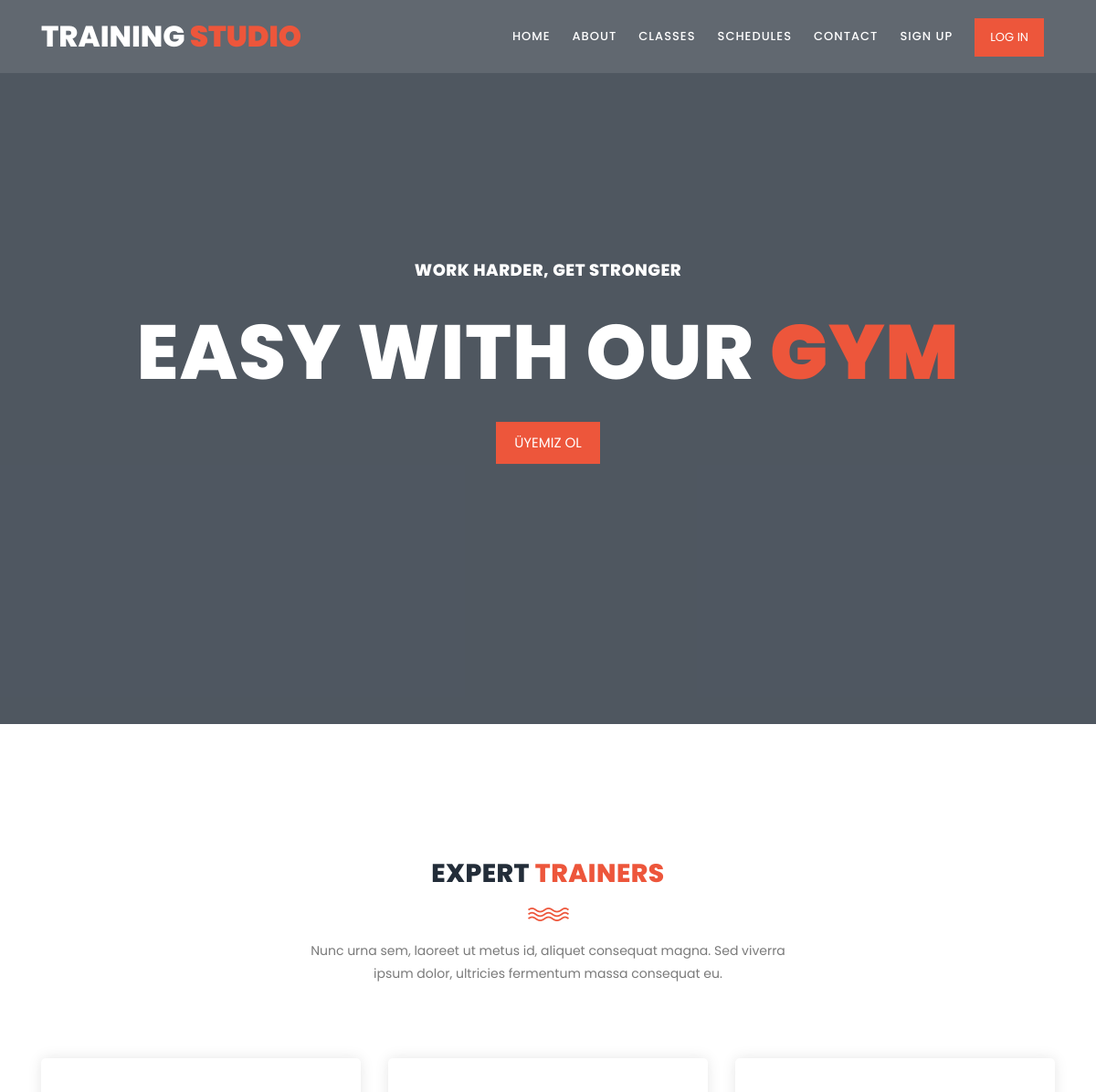
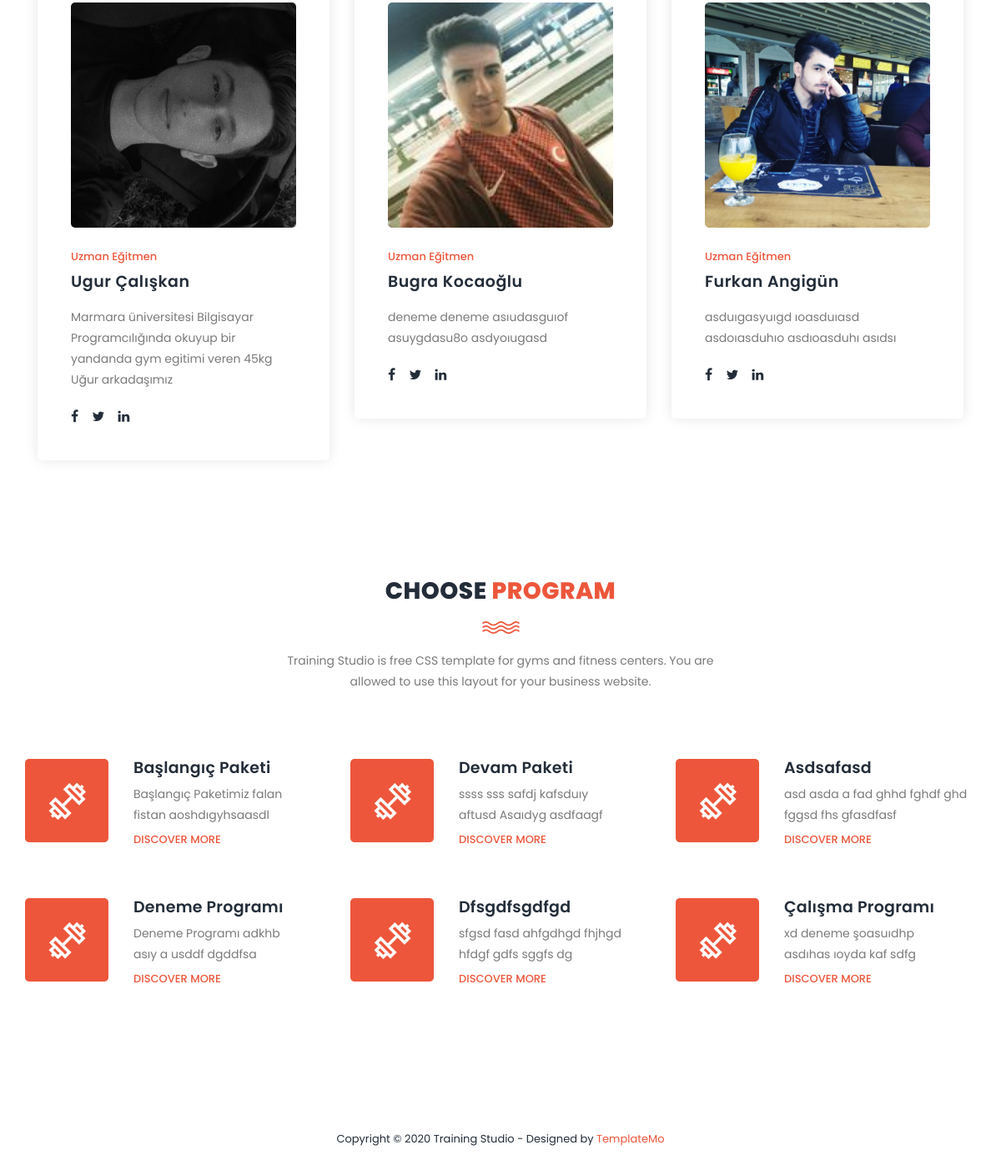
The page /about/ on the database its author committed (2 pictures, top to bottom).
### movie/models.py (models this page shows, shortened)
class Trainer(models.Model):
    Trainer_id = models.IntegerField(primary_key = True)
    Trainer_name = models.CharField(max_length=100)
    Trainer_lastname = models.CharField(max_length=350)
    Trainer_img = models.ImageField(upload_to='movie/static/images')
    Trainer_desc = models.CharField(max_length=160)
    Person_email = models.ForeignKey(Person,on_delete=models.CASCADE, null = True)
    Trainer_fb = models.URLField(null=True, blank=True)
    Trainer_tw = models.URLField(null=True, blank=True)
    Trainer_ln = models.URLField(null=True, blank=True)
    Trainer_type = models.CharField(max_length=20)

class Program(models.Model):
    Program_id = models.IntegerField(primary_key = True)
    Program_title = models.CharField(max_length=100)
    Program_description = models.CharField(max_length=50)
    Program_about = models.CharField(max_length=5000)
    Program_img = models.ImageField(upload_to='movie/static/images')
    Trainer_id = models.ForeignKey(Trainer,on_delete=models.CASCADE, null = True)

### movie/views.py (the view)
# urls.py: path('about/', movieViews.about, name='about'),
def about(request):
    Trainers = Trainer.objects.all()
    searchTerm = request.GET.get('searchMovie')
    Programs = Program.objects.all()
    return render(request, 'about.html', {"name":"about", 'Programs':Programs, 'Trainers':Trainers})

### movie/templates/about.html
{% extends 'base.html' %}
{% block content %}
{% load static %}
<section class="section" id="features">
    <div class="container">
        <div class="row">
            <div class="col-lg-6 offset-lg-3">
                <div class="section-heading">
                    <h2>Choose <em>Program</em></h2>
                    <img src="{% static 'images/line-dec.png' %}" alt="waves">
                    <p>Training Studio is free CSS template for gyms and fitness centers. You are allowed to use this layout for your business website.</p>
                </div>
            </div>
            <div class="row">
            {% for Program in Programs %}
                <div class="col-md-4 col-sm-6">
                    <ul class="features-items">
                        <li class="feature-item">
                            <div class="left-icon">
                                <img src="{% static 'images/features-first-icon.png'%}" alt="First One">
                            </div>
                            <div class="right-content">
                                <h4>{{Program.Program_title}}</h4>
                                <p>{{Program.Program_description}}</p>
                                <a href="{% url 'program_detail' Program.Program_id %}" class="text-button">Discover More</a>
                            </div>
                        </li>
                    </ul>
                </div>
                {%endfor%}
            </div>
        </div>
    </div>
</section>
{% endblock %}

### movie/templates/testimonial.html
{%load static%}
<section class="section" id="trainers">
    <div class="container">
        <div class="row">
            <div class="col-lg-6 offset-lg-3">
                <div class="section-heading">
                    <h2>Expert <em>Trainers</em></h2>
                    <img src="{% static 'images/line-dec.png' %}" alt="">
                    <p>Nunc urna sem, laoreet ut metus id, aliquet consequat magna. Sed viverra ipsum dolor, ultricies fermentum massa consequat eu.</p>
                </div>
            </div>
        </div>
        <div class="row">
            {% for Trainer in Trainers %}
            <div class="col-lg-4">
                <div class="trainer-item">
                    <div class="image-thumb">
                        <img src={{Trainer.Trainer_img.url}} alt="">
                    </div>
                    <div class="down-content">
                        <span>{{Trainer.Trainer_type}}</span>
                        <h4>{{Trainer.Trainer_name}} {{Trainer.Trainer_lastname}}</h4>
                        <p>{{Trainer.Trainer_desc}}</p>
                        <ul class="social-icons">
                            <li><a href="{{Trainer.Trainer_fb}}"><i class="fa fa-facebook"></i></a></li>
                            <li><a href="{{Trainer.Trainer_tw}}"><i class="fa fa-twitter"></i></a></li>
                            <li><a href="{{Trainer.Trainer_ln}}"><i class="fa fa-linkedin"></i></a></li>
                        </ul>
                    </div>
                </div>
            </div>
            {%endfor%}
        </div>
    </div>
</section>

### movie/static/css/templatemo-training-studio.css (style rules this page uses)
html, body, div, span, applet, object, iframe, h1, h2, h3, h4, h5, h6, p, blockquote, div pre, a, abbr, acronym, address, big, cite, code, del, dfn, em, font, img, ins, kbd, q, s, samp, small, strike, strong, sub, sup, tt, var, b, u, i, center, dl, dt, dd, ol, ul, li, figure, header, nav, section, article, aside, footer, figcaption { margin: 0; padding: 0; border: 0; outline: 0; }
ul, li { padding: 0; margin: 0; list-style: none; }
header, nav, section, article, aside, footer, hgroup { display: block; }
* { box-sizing: border-box; }
html, body { font-family: 'Poppins', sans-serif; font-weight: 400; background-color: #fff; font-size: 16px; -ms-text-size-adjust: 100%; -webkit-font-smoothing: antialiased; -moz-osx-font-smoothing: grayscale; }
a { text-decoration: none !important; }
h1, h2, h3, h4, h5, h6 { margin-top: 0px; margin-bottom: 0px; }
ul { margin-bottom: 0px; }
p { font-size: 14px; line-height: 25px; color: #7a7a7a; }
html, body { background: #fff; font-family: 'Poppins', sans-serif; }
.section-heading { text-align: center; margin-top: 140px; margin-bottom: 80px; }
.section-heading h2 { font-size: 28px; font-weight: 800; color: #232d39; text-transform: uppercase; letter-spacing: 0.5px; margin-top: 0px; margin-bottom: 0px; }
.section-heading h2 em { font-style: normal; color: #ed563b; }
.section-heading img { margin: 20px auto; }
#features { margin-bottom: 80px; }
.feature-item { display: inline-block; margin-bottom: 60px; }
.feature-item .left-icon img { float: left; margin-right: 30px; }
.feature-item .right-content { display: inline; }
.feature-item .right-content h4 { margin-top: 0px; margin-bottom: 7px; letter-spacing: 0.25px; color: #232d39; font-size: 19px; font-weight: 600; text-transform: capitalize; }
.feature-item .right-content a.text-button { margin-top: 7px; display: inline-block; font-size: 13px; text-transform: uppercase; color: #ed563b; font-weight: 500; }
#trainers .trainer-item { background-color: #fff; border-radius: 5px; box-shadow: 0px 0px 15px rgba(0,0,0,0.1); padding: 40px; }
#trainers .trainer-item img { width: 100%; border-radius: 5px; }
#trainers .trainer-item span { font-size: 13px; font-weight: 500; color: #ed563b; display: inline-block; margin-top: 25px; margin-bottom: 10px; }
#trainers .trainer-item h4 { font-size: 19px; font-weight: 600; color: #232d39; letter-spacing: 0.5px; margin-bottom: 18px; }
#trainers .trainer-item p { margin-bottom: 20px; }
#trainers .trainer-item ul.social-icons li { display: inline-block; margin-right: 12px; }
#trainers .trainer-item ul.social-icons li:last-child { margin-right: 0px; }
#trainers .trainer-item ul.social-icons li a { color: #232d39; transition: all .3s; }

### rows shown on the page
Trainer: Trainer_img (picture), Trainer_type "Uzman Eğitmen", Trainer_name "Ugur", Trainer_lastname "Çalışkan", Trainer_desc "Marmara üniversitesi Bilgisayar Programcılığında okuyup bir yandanda gym egitimi veren 45kg Uğur arkadaşımız"
Trainer: Trainer_img (picture), Trainer_type "Uzman Eğitmen", Trainer_name "Bugra", Trainer_lastname "Kocaoğlu", Trainer_desc "deneme deneme asıudasguıof asuygdasu8o asdyoıugasd"
Trainer: Trainer_img (picture), Trainer_type "Uzman Eğitmen", Trainer_name "Furkan", Trainer_lastname "Angigün", Trainer_desc "asduıgasyuıgd ıoasduıasd asdoıasduhıo asdıoasduhı asıdsı"
Program: Program_title "Başlangıç Paketi", Program_description "Başlangıç Paketimiz falan fistan aoshdıgyhsaasdl"
Program: Program_title "Devam Paketi", Program_description "ssss sss safdj kafsduıy aftusd Asaıdyg asdfaagf"
Program: Program_title "Asdsafasd", Program_description "asd asda a fad ghhd fghdf ghd fggsd fhs gfasdfasf"
Program: Program_title "Deneme Programı", Program_description "Deneme Programı adkhb asıy a usddf dgddfsa"
Program: Program_title "Dfsgdfsgdfgd", Program_description "sfgsd fasd ahfgdhgd fhjhgd hfdgf gdfs sggfs dg"
Program: Program_title "Çalışma Programı", Program_description "xd deneme şoasuıdhp asdıhas ıoyda kaf sdfg"
